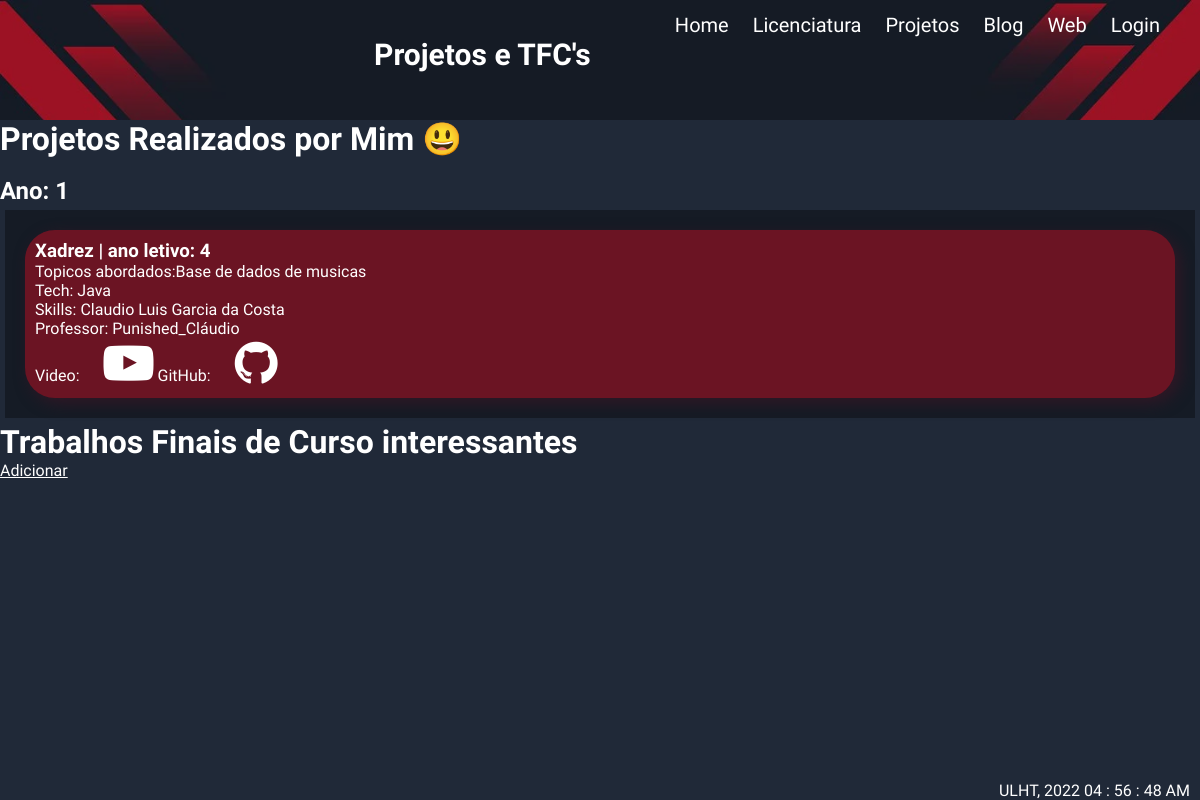
Page /projetos on the committed database.
### portfolio/models.py (models this page shows, shortened)
class Project(models.Model):
    title = models.CharField(max_length=50,default='')
    description = models.CharField(max_length=500)
    year = models.IntegerField(default=0)
    school_year = models.IntegerField(default=0)
    github = models.URLField()
    video_url = models.URLField()
    participants = models.ForeignKey(Student, on_delete=models.CASCADE)
    class Meta:
        abstract = True

class Project_small(Project,models.Model):
    tech = models.CharField(max_length=200)
    skills =  models.ManyToManyField(Skills, related_name='teacher')
    teacher = models.ManyToManyField(Teacher, related_name='teacher')

class Skills(models.Model):
    name = models.CharField(max_length=50)
    popularity = models.IntegerField(default=0)
    def __str__(self):
        return self.name

class Person(models.Model):
    name = models.CharField(max_length=50)
    linkdin = models.URLField()
    class Meta:
        abstract = True
    def __str__(self):
        return self.name

class Teacher(Person,models.Model):
    lusofona_url = models.URLField()

### portfolio/views.py (the view)
# urls.py: path('projetos', views.projects_page_view, name='projetos'),
def projects_page_view(request):
    context = {
        'projects_small':Project_small.objects.all()[:3],
        'projects_big':Project_big.objects.all()[:6],
    }
    return render(request, 'portfolio/projects.html',context)

### portfolio/templates/portfolio/projects.html (shortened to what this page needs)
{% extends 'portfolio/layout.html' %}
{% block extrahead %}
{% load static %}
<link rel="stylesheet" href="{% static 'portfolio/css/subject_box.css' %}">
<link rel="stylesheet" href="https://cdnjs.cloudflare.com/ajax/libs/font-awesome/4.7.0/css/font-awesome.min.css">
{% endblock %}
{% block header %}
<div class="welcome-text">Projetos e TFC's</div>
{% endblock %}
{% block main %}
<h1>Projetos Realizados por Mim 😃</h1>
<br>
{% for project in projects_small %}
<h2>Ano: {{project.year}} </h2>
<div class="subjects-box">
    <div class="subjects-text">
        <h3>{{project.title}} | ano letivo: {{project.school_year}}</h3>
        <p>Topicos abordados:{{project.description}}</p>
        <p>Tech: {{project.tech}}</p>
        <p>Skills:
            {% for skill in project.skills.all %}
            {{skill}}
            {% endfor %}
        </p>
        {% for teacher in project.teacher.all %}
        <p>Professor: {{teacher}}</p>
        {% endfor %}
        <p>Video: <a href="{{project.video_url}}"><i class="fa fa-youtube-play"
                    style="font-size:50px;color:white;padding-left: 20px;"></i></a>
            GitHub: <a href="{{project.github}}"><i class="fa fa-github"
                    style="font-size:50px;color:white;padding-left: 20px;"></i></a>
        </p>
    </div>
</div>
{% endfor %}
<h1>Trabalhos Finais de Curso interessantes</h1>
<a href="{% url 'portfolio:tfc_add'%}"> Adicionar </a>
<br>
{% endblock %}

### portfolio/static/portfolio/css/estilos.css (style rules this page uses)
* { font-family: 'Ubuntu', sans-serif; box-sizing: border-box; border: 0; margin: 0; padding: 0; }
.welcome-text { font-weight: bold; font-size: 30px; padding-top: 30px; text-align: center; padding-left: 300px; color:white; }
body { background-color:#202938; display: grid; min-height: 100vh; margin: 0; grid-template-rows: auto 1fr auto; grid-template-areas: 'nav' 'main' 'bot'; }

### portfolio/static/portfolio/css/subject_box.css (style rules this page uses)
.subjects-box { display: flex; background-color: #151b25; flex-flow: row wrap; justify-content: space-between; align-items: stretch; padding: 10px; margin: 5px; }
.subjects-box>div { display: flex; flex: 1 0 20%; flex-direction: column; justify-content: space-around; align-items: stretch; background-color: #6b1423; border-radius: 30px; margin: 10px; padding: 10px; box-shadow: 5px 5px 15px #311725; }
a { color: white; }

### rows in the picture
Project_small: year "1", title "Xadrez", school_year "4", description "Base de dados de musicas", tech "Java"
Skills: name "Claudio Luis Garcia da Costa"
Teacher: name "Punished_Cláudio"
